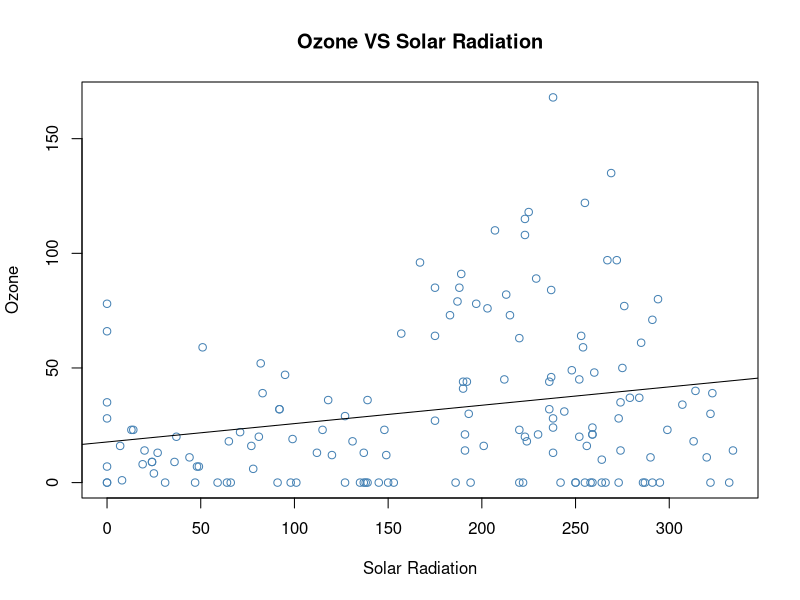
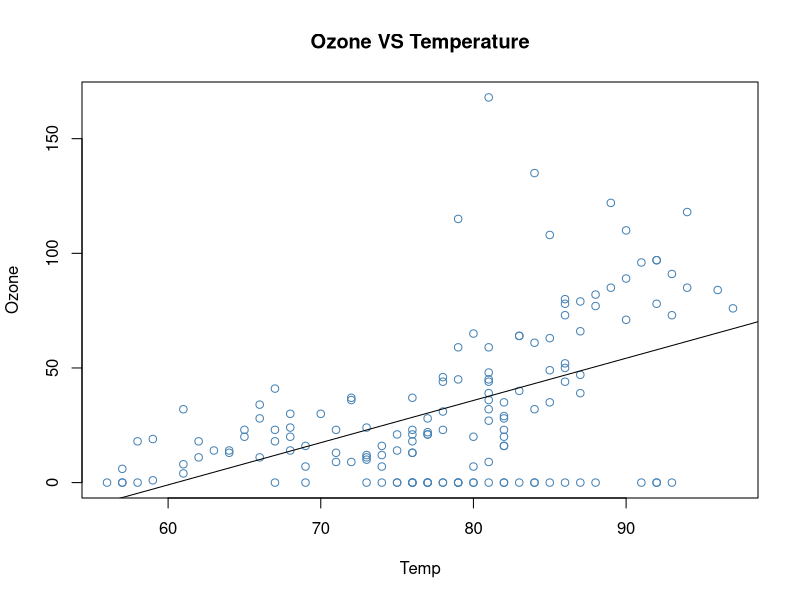
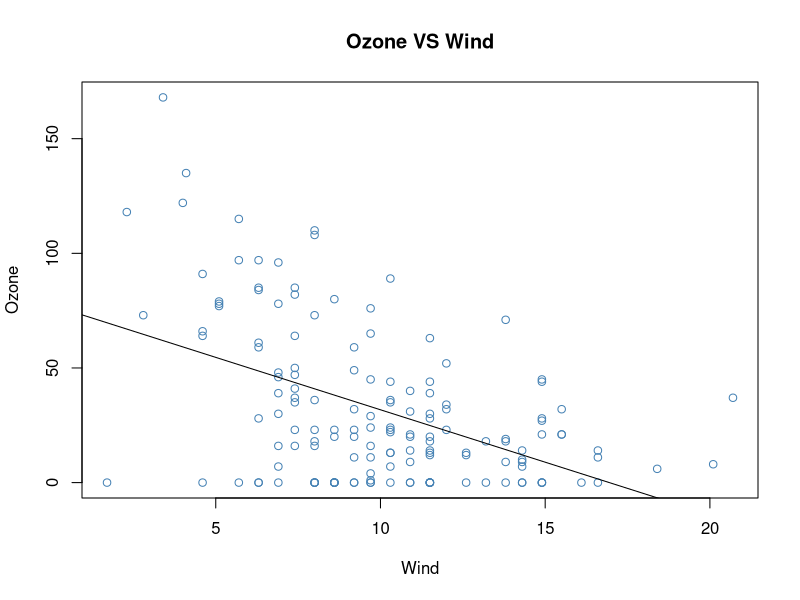
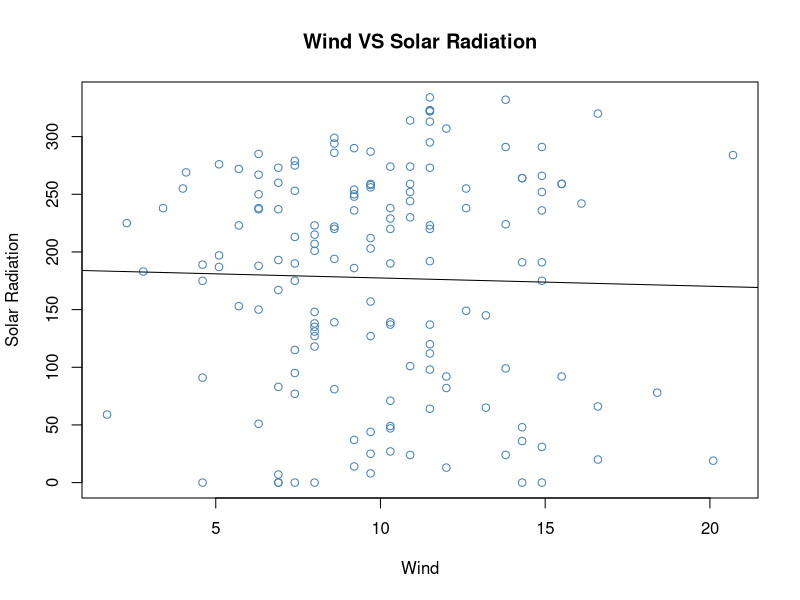
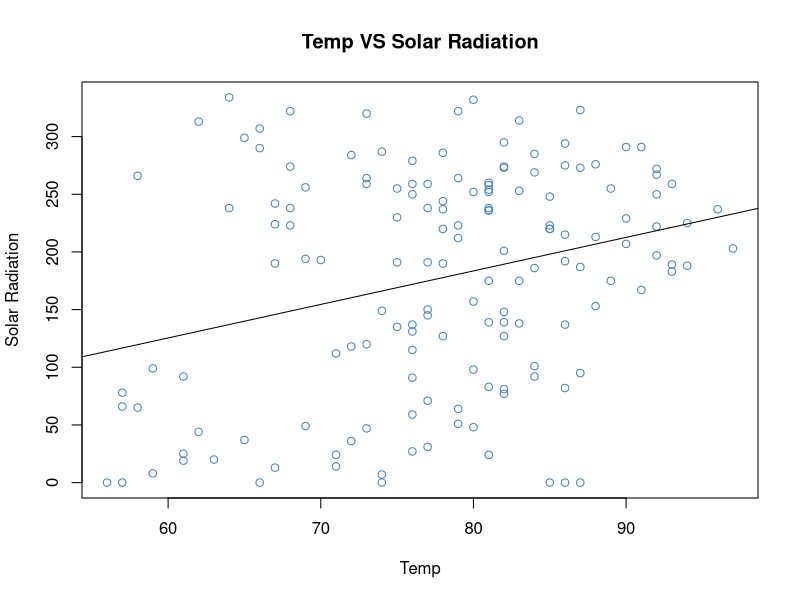
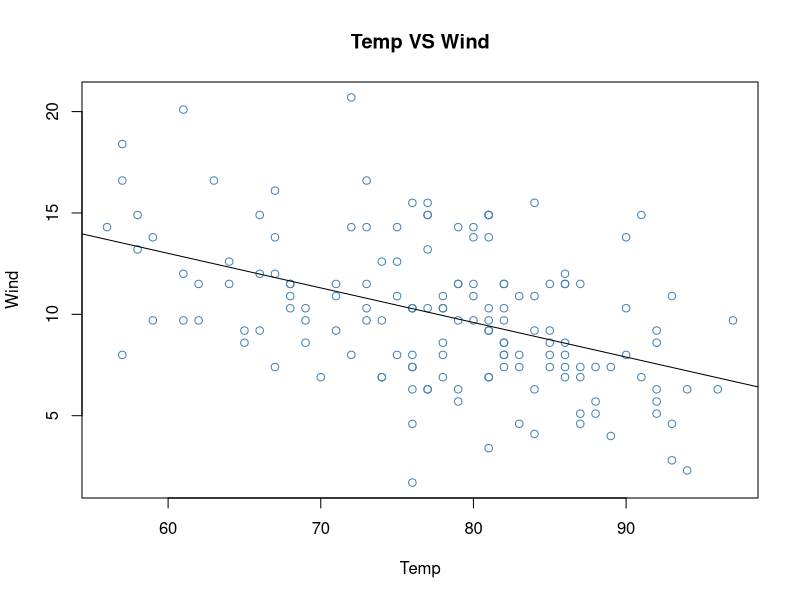

R code for these plots, in order:
#Air Quality Dataset  
aq <- data.frame(airquality)
View(aq)

#Replace Null values with 0
aq[is.na(aq)] = 0

# Model1 Ozone Vs Solar Radiation
model1 <- lm(aq$Ozone~aq$Solar.R)
summary(model1)
plot(aq$Ozone ~ aq$Solar.R , pch=21, col='steelblue', main='Ozone VS Solar Radiation', xlab='Solar Radiation', ylab='Ozone')
abline(model1)
print('Solar Radiation is moderately correlated with ozone concentration.')

#model2 Ozon Vs Temp 
model2 <- lm(aq$Ozone~aq$Temp)
summary(model2)
plot( aq$Temp, aq$Ozone, pch=21, col='steelblue', main='Ozone VS Temperature', xlab='Temp', ylab='Ozone')
abline(model2)
print('Temperature and ozone are strongly correlated..')


#model3 Ozon Vs Wind 
model3 <- lm(aq$Ozone~aq$Wind)
summary(model3)
plot( aq$Wind, aq$Ozone, pch=21,col='steelblue', main='Ozone VS Wind', xlab='Wind', ylab='Ozone')
abline(model3)
print('Wind and ozone seem strongly correlated.')

#model4  Wind Vs Solar
model4 <- lm(aq$Solar.R~aq$Wind)
summary(model4)
plot( aq$Wind,aq$Solar.R, pch=21,col='steelblue', main='Wind VS Solar Radiation', xlab='Wind', ylab='Solar Radiation')
abline(model4)
print('Very weak correlation between wind and solar radiation.')


#model5  Temp Vs Solar
model5 <- lm(aq$Solar.R~aq$Temp)
summary(model5)
plot( aq$Temp,aq$Solar.R, pch=21,col='steelblue', main='Temp VS Solar Radiation', xlab='Temp', ylab='Solar Radiation')
abline(model5)
print('Temperature and solar radition are weakly correlated.')

#model6  Temp Vs Wind
model6 <- lm(aq$Wind~aq$Temp)
summary(model6)
plot( aq$Temp,aq$Wind, pch=21,col='steelblue', main='Temp VS Wind', xlab='Temp', ylab='Wind')
abline(model6)
print('Temperature and wind are moderately correlated.')


